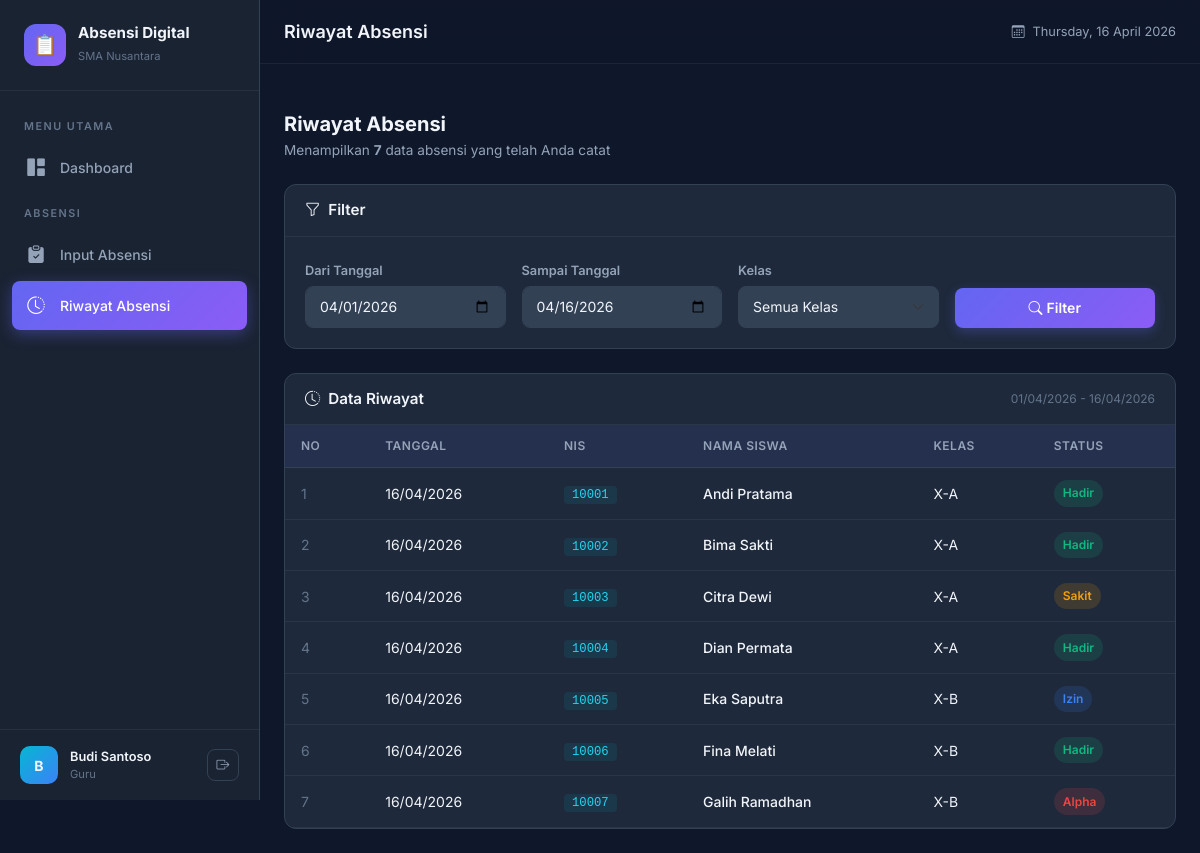
Page /controllers/AbsensiController.php?action=riwayat (signed in) on the committed database.
### tables this page shows
CREATE TABLE absensi (
    id_absen INT AUTO_INCREMENT PRIMARY KEY,
    id_siswa INT NOT NULL,
    id_guru INT NOT NULL,
    tanggal DATE NOT NULL,
    status ENUM('Hadir', 'Izin', 'Sakit', 'Alpha') NOT NULL DEFAULT 'Hadir',
    created_at TIMESTAMP DEFAULT CURRENT_TIMESTAMP,
    FOREIGN KEY (id_siswa) REFERENCES siswa(id_siswa) ON DELETE CASCADE,
    FOREIGN KEY (id_guru) REFERENCES guru(id_guru) ON DELETE CASCADE,
    UNIQUE KEY unique_absensi (id_siswa, tanggal)
);

CREATE TABLE siswa (
    id_siswa INT AUTO_INCREMENT PRIMARY KEY,
    nama VARCHAR(100) NOT NULL,
    nis VARCHAR(20) NOT NULL UNIQUE,
    id_kelas INT NOT NULL,
    created_at TIMESTAMP DEFAULT CURRENT_TIMESTAMP,
    FOREIGN KEY (id_kelas) REFERENCES kelas(id_kelas) ON DELETE CASCADE
);

CREATE TABLE kelas (
    id_kelas INT AUTO_INCREMENT PRIMARY KEY,
    nama_kelas VARCHAR(50) NOT NULL,
    created_at TIMESTAMP DEFAULT CURRENT_TIMESTAMP
);

### models/Absensi.php (called while the page is built, shortened)
<?php
class Absensi {
    private $conn;
    public function __construct($conn) {
        $this->conn = $conn;
    }
    public function getRiwayatGuru($id_guru, $tanggal_dari = null, $tanggal_sampai = null, $id_kelas = null) {
        $sql = "SELECT a.*, s.nama, s.nis, k.nama_kelas
                FROM absensi a
                JOIN siswa s ON a.id_siswa = s.id_siswa
                JOIN kelas k ON s.id_kelas = k.id_kelas
                WHERE a.id_guru = ?";
        $params = [$id_guru];
        $types = "i";
        if ($tanggal_dari) {
            $sql .= " AND a.tanggal >= ?";
            $params[] = $tanggal_dari;
            $types .= "s";
        }
        if ($tanggal_sampai) {
            $sql .= " AND a.tanggal <= ?";
            $params[] = $tanggal_sampai;
            $types .= "s";
        }
        $sql .= " ORDER BY a.tanggal DESC, k.nama_kelas, s.nama";
        $stmt = $this->conn->prepare($sql);
        $stmt->bind_param($types, ...$params);
        $stmt->execute();
        $result = $stmt->get_result();
        $data = $result->fetch_all(MYSQLI_ASSOC);
        return $data;
    }
}

### views/guru/riwayat.php (the view, shortened to what this page needs)
<?php
include __DIR__ . '/../layout/header.php';
include __DIR__ . '/../layout/sidebar.php';
?>
<div class="content-area">
    <div class="mb-4 animate-in">
        <h5 style="font-weight: 700; margin-bottom: 0.25rem;">Riwayat Absensi</h5>
        <p style="color: var(--text-secondary); font-size: 0.85rem; margin: 0;">
            Menampilkan <strong><?= count($riwayat) ?></strong> data absensi yang telah Anda catat
        </p>
    </div>
    <div class="card-dark mb-4 animate-in">
        <div class="card-header">
            <h6><i class="bi bi-funnel me-2"></i>Filter</h6>
        </div>
        <div class="card-body">
            <form method="GET" action="<?= BASE_URL ?>/controllers/AbsensiController.php">
                <div class="row g-3 align-items-end">
                    <div class="col-md-3">
                        <label class="form-label-dark">Dari Tanggal</label>
                        <input type="date" name="dari" class="form-control form-control-dark"
                               value="<?= htmlspecialchars($tanggal_dari) ?>">
                    </div>
                    <div class="col-md-3">
                        <label class="form-label-dark">Sampai Tanggal</label>
                        <input type="date" name="sampai" class="form-control form-control-dark"
                               value="<?= htmlspecialchars($tanggal_sampai) ?>">
                    </div>
                    <div class="col-md-3">
                        <label class="form-label-dark">Kelas</label>
                        <select name="kelas" class="form-select form-select-dark">
                            <option value="0">Semua Kelas</option>
                        </select>
                    </div>
                    <div class="col-md-3">
                        <button type="submit" class="btn btn-primary-custom w-100">
                            <i class="bi bi-search me-1"></i>Filter
                        </button>
                    </div>
                </div>
            </form>
        </div>
    </div>
    <div class="card-dark animate-in">
        <div class="card-header">
            <h6><i class="bi bi-clock-history me-2"></i>Data Riwayat</h6>
            <span style="font-size: 0.75rem; color: var(--text-muted);">
                <?= date('d/m/Y', strtotime($tanggal_dari)) ?> - <?= date('d/m/Y', strtotime($tanggal_sampai)) ?>
            </span>
        </div>
        <div class="card-body p-0">
            <div class="table-responsive">
                <table class="table-dark-custom">
                    <thead>
                        <tr>
                            <th>No</th>
                            <th>Tanggal</th>
                            <th>NIS</th>
                            <th>Nama Siswa</th>
                            <th>Kelas</th>
                            <th>Status</th>
                        </tr>
                    </thead>
                    <tbody>
                        <?php if (empty($riwayat)): ?>
                            <tr>
                                <td colspan="6" class="text-center py-4" style="color: var(--text-muted);">
                                    <i class="bi bi-inbox" style="font-size: 2rem;"></i>
                                    <p class="mt-2 mb-0">Tidak ada data riwayat absensi</p>
                                </td>
                            </tr>
                        <?php else: ?>
                            <?php foreach ($riwayat as $i => $row): ?>
                                <tr>
                                    <td style="color: var(--text-muted);"><?= $i + 1 ?></td>
                                    <td><?= date('d/m/Y', strtotime($row['tanggal'])) ?></td>
                                    <td>
                                        <code style="color: var(--accent-light); background: rgba(6,182,212,0.1); padding: 2px 8px; border-radius: 4px;">
                                            <?= htmlspecialchars($row['nis']) ?>
                                        </code>
                                    </td>
                                    <td style="font-weight: 500;"><?= htmlspecialchars($row['nama']) ?></td>
                                    <td><?= htmlspecialchars($row['nama_kelas']) ?></td>
                                    <td>
                                        <span class="badge-status badge-<?= strtolower($row['status']) ?>">
                                            <?= $row['status'] ?>
                                        </span>
                                    </td>
                                </tr>
                            <?php endforeach; ?>
                        <?php endif; ?>
                    </tbody>
                </table>
            </div>
        </div>
    </div>
</div>
</div>
<?php include __DIR__ . '/../layout/footer.php'; ?>

### assets/css/style.css (style rules this page uses)
:root { --primary: #6366f1; --primary-light: #818cf8; --primary-dark: #4f46e5; --primary-glow: rgba(99, 102, 241, 0.3); --accent: #06b6d4; --accent-light: #22d3ee; --success: #10b981; --success-light: rgba(16, 185, 129, 0.15); --warning: #f59e0b; --warning-light: rgba(245, 158, 11, 0.15); --danger: #ef4444; --danger-light: rgba(239, 68, 68, 0.15); --info: #3b82f6; --info-light: rgba(59, 130, 246, 0.15); --bg-dark: #0f172a; --bg-card: #1e293b; --bg-card-hover: #263349; --bg-sidebar: #1a2332; --bg-input: #334155; --border-color: #334155; --border-light: rgba(148, 163, 184, 0.1); --text-primary: #f1f5f9; --text-secondary: #94a3b8; --text-muted: #64748b; --gradient-primary: linear-gradient(135deg, #6366f1 0%, #8b5cf6 100%); --gradient-accent: linear-gradient(135deg, #06b6d4 0%, #3b82f6 100%); --gradient-success: linear-gradient(135deg, #10b981 0%, #059669 100%); --gradient-warning: linear-gradient(135deg, #f59e0b 0%, #d97706 100%); --gradient-danger: linear-gradient(135deg, #ef4444 0%, #dc2626 100%); --gradient-dark: linear-gradient(135deg, #1e293b 0%, #0f172a 100%); --shadow-sm: 0 1px 3px rgba(0, 0, 0, 0.3); --shadow-md: 0 4px 6px -1px rgba(0, 0, 0, 0.3); --shadow-lg: 0 10px 25px rgba(0, 0, 0, 0.4); --shadow-glow: 0 0 30px rgba(99, 102, 241, 0.2); --sidebar-width: 260px; --header-height: 64px; --border-radius: 12px; --border-radius-sm: 8px; --border-radius-lg: 16px; --transition: all 0.3s cubic-bezier(0.4, 0, 0.2, 1); --transition-fast: all 0.15s ease; }
* { margin: 0; padding: 0; box-sizing: border-box; }
body { font-family: 'Inter', -apple-system, BlinkMacSystemFont, sans-serif; background-color: var(--bg-dark); color: var(--text-primary); min-height: 100vh; overflow-x: hidden; -webkit-font-smoothing: antialiased; }
.content-area { padding: 1.5rem; }
.card-dark { background: var(--bg-card); border: 1px solid var(--border-color); border-radius: var(--border-radius); overflow: hidden; }
.card-dark .card-header { background: transparent; border-bottom: 1px solid var(--border-light); padding: 1rem 1.25rem; display: flex; align-items: center; justify-content: space-between; }
.card-dark .card-header h5, .card-dark .card-header h6 { font-size: 0.95rem; font-weight: 600; color: var(--text-primary); margin: 0; }
.card-dark .card-body { padding: 1.25rem; }
.table-dark-custom { width: 100%; border-collapse: separate; border-spacing: 0; }
.table-dark-custom thead th { background: rgba(99, 102, 241, 0.1); color: var(--text-secondary); font-size: 0.75rem; font-weight: 600; text-transform: uppercase; letter-spacing: 0.5px; padding: 0.75rem 1rem; border-bottom: 1px solid var(--border-color); white-space: nowrap; }
.table-dark-custom tbody tr { transition: var(--transition-fast); }
.table-dark-custom tbody td { padding: 0.75rem 1rem; border-bottom: 1px solid var(--border-light); font-size: 0.875rem; color: var(--text-primary); vertical-align: middle; }
.form-control-dark, .form-select-dark { background-color: var(--bg-input); border: 1px solid var(--border-color); color: var(--text-primary); border-radius: var(--border-radius-sm); padding: 0.6rem 0.875rem; font-size: 0.875rem; transition: var(--transition); }
.form-control-dark::placeholder { color: var(--text-muted); }
.form-label-dark { font-size: 0.8rem; font-weight: 600; color: var(--text-secondary); margin-bottom: 0.375rem; }
.badge-status { padding: 0.35em 0.75em; border-radius: 20px; font-size: 0.75rem; font-weight: 600; display: inline-block; }
.badge-hadir { background: var(--success-light); color: var(--success); }
.badge-izin { background: var(--info-light); color: var(--info); }
.badge-sakit { background: var(--warning-light); color: var(--warning); }
.badge-alpha { background: var(--danger-light); color: var(--danger); }
.btn-primary-custom { background: var(--gradient-primary); border: none; color: white; font-weight: 600; font-size: 0.875rem; padding: 0.6rem 1.25rem; border-radius: var(--border-radius-sm); transition: var(--transition); box-shadow: 0 4px 12px rgba(99, 102, 241, 0.3); }
.animate-in { animation: fadeInUp 0.5s ease-out forwards; }
.animate-in:nth-child(1) { animation-delay: 0.05s; }
.animate-in:nth-child(2) { animation-delay: 0.1s; }
.animate-in:nth-child(3) { animation-delay: 0.15s; }

### rows in the picture
absensi: tanggal "16/04/2026", id_siswa.nis "10001", id_siswa.nama "Andi Pratama", kelas.nama_kelas "X-A", status "Hadir"
absensi: tanggal "16/04/2026", id_siswa.nis "10002", id_siswa.nama "Bima Sakti", kelas.nama_kelas "X-A", status "Hadir"
absensi: tanggal "16/04/2026", id_siswa.nis "10003", id_siswa.nama "Citra Dewi", kelas.nama_kelas "X-A", status "Sakit"
absensi: tanggal "16/04/2026", id_siswa.nis "10004", id_siswa.nama "Dian Permata", kelas.nama_kelas "X-A", status "Hadir"
absensi: tanggal "16/04/2026", id_siswa.nis "10005", id_siswa.nama "Eka Saputra", kelas.nama_kelas "X-B", status "Izin"
absensi: tanggal "16/04/2026", id_siswa.nis "10006", id_siswa.nama "Fina Melati", kelas.nama_kelas "X-B", status "Hadir"
absensi: tanggal "16/04/2026", id_siswa.nis "10007", id_siswa.nama "Galih Ramadhan", kelas.nama_kelas "X-B", status "Alpha"

### other values in the picture
substr($_SESSION['username'] ?? 'U', 0, 1) "B"
$_SESSION['nama_guru'] "Budi Santoso"
$_SESSION['role'] "Guru"
$pageTitle "Riwayat Absensi"
count($riwayat) "7"
